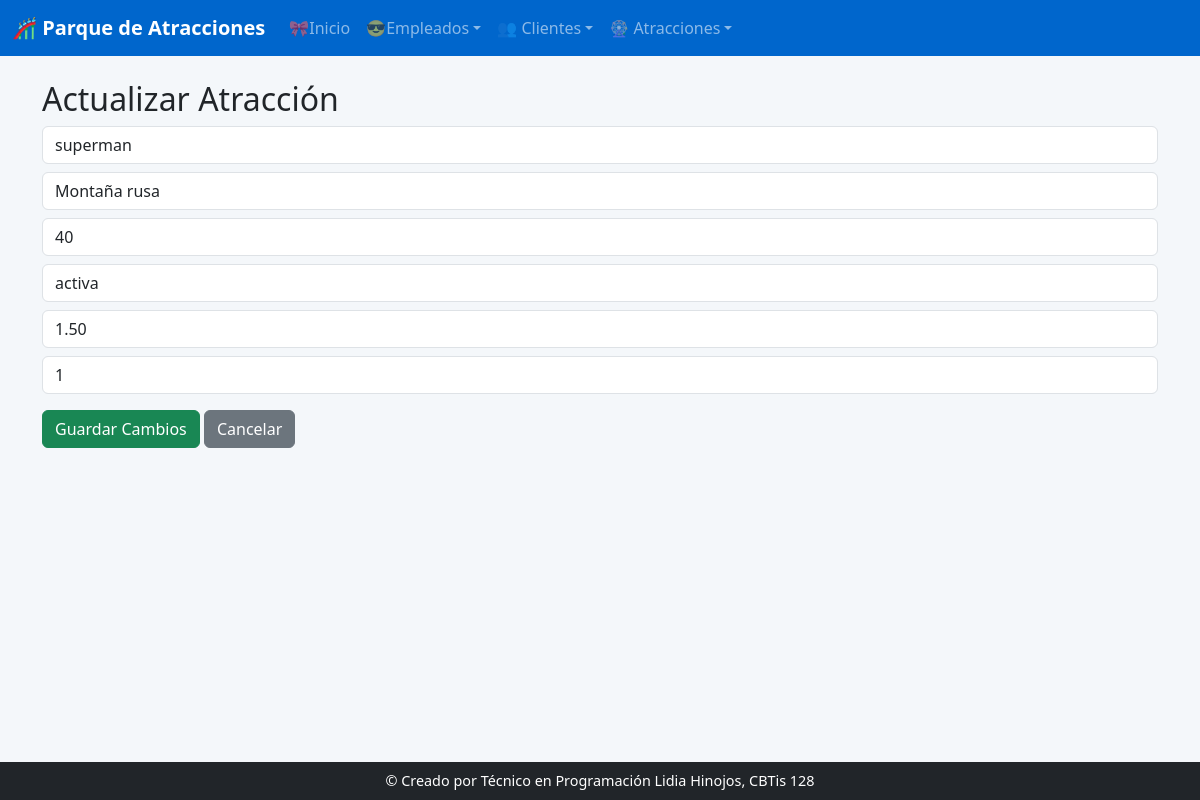
The page /atracciones/actualizar/1/ on the database its author committed.
### app_empleado/models.py (models this page shows, shortened)
class Atraccion(models.Model):
    id_atr = models.AutoField(primary_key=True, unique=True)
    nombre = models.CharField(max_length=50)
    tipo = models.CharField(max_length=50)
    capacidad = models.IntegerField()
    estado = models.CharField(max_length=100)
    altura_min = models.DecimalField(max_digits=3, decimal_places=2)
    id_emp = models.IntegerField()

### app_empleado/views.py (the view)
# urls.py: path('atracciones/actualizar/<int:id_atr>/', views.actualizar_atraccion, name='actualizar_atraccion'),
def actualizar_atraccion(request, id_atr):
    atraccion = Atraccion.objects.get(id_atr=id_atr)
    return render(request, 'atracciones/actualizar_atraccion.html', {'atraccion': atraccion})

### app_empleado/templates/atracciones/actualizar_atraccion.html (shortened to what this page needs)
{% extends 'base.html' %}
{% block content %}
<h2>Actualizar Atracción</h2>
<form method="POST" action="{% url 'realizar_actualizacion_atraccion' atraccion.id_atr %}">
    <input class="form-control mb-2" type="text" name="nombre" value="{{ atraccion.nombre }}" placeholder="Nombre">
    <input class="form-control mb-2" type="text" name="tipo" value="{{ atraccion.tipo }}" placeholder="Tipo">
    <input class="form-control mb-2" type="number" name="capacidad" value="{{ atraccion.capacidad }}" placeholder="Capacidad">
    <input class="form-control mb-2" type="text" name="estado" value="{{ atraccion.estado }}" placeholder="Estado">
    <input class="form-control mb-2" type="number" step="0.01" name="altura_min" value="{{ atraccion.altura_min }}" placeholder="Altura mínima">
    <input class="form-control mb-3" type="number" name="id_emp" value="{{ atraccion.id_emp }}" placeholder="ID Empleado">
    <button class="btn btn-success">Guardar Cambios</button>
    <a class="btn btn-secondary" href="{% url 'ver_atraccion' %}">Cancelar</a>
</form>
{% endblock %}

### app_empleado/templates/base.html (style rules this page uses)
body { background-color: #f4f7fa; }

### rows shown on the page
Atraccion: nombre "superman", tipo "Montaña rusa", capacidad "40", estado "activa", altura_min "1.50", id_emp "1"
